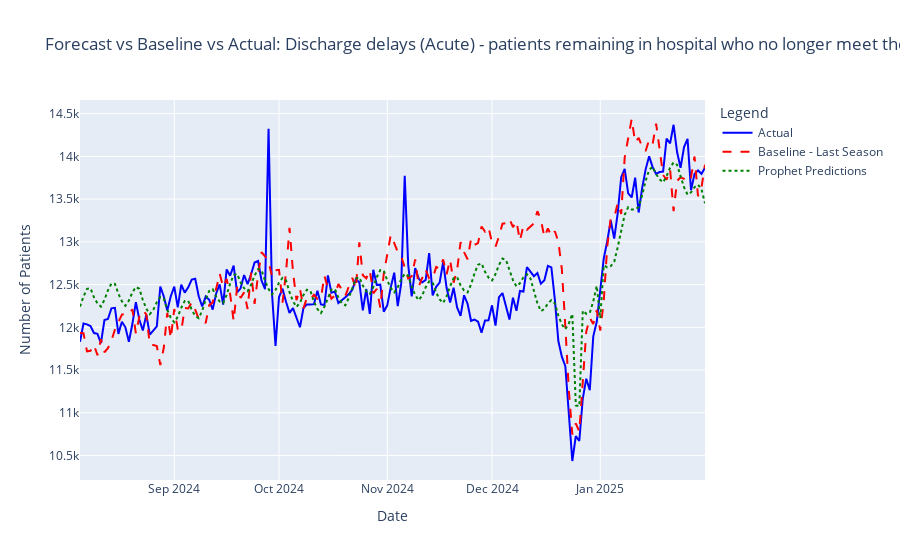

This figure's notebook cell:
### Code cell
import matplotlib.pyplot as plt
import plotly.graph_objects as go

# Create the figure
fig = go.Figure()

# Add actual data
fig.add_trace(go.Scatter(x=test["ds"], y=test["y"], mode='lines', name='Actual', line=dict(color='blue', width=2)))

# Add baseline data (last season)
fig.add_trace(go.Scatter(x=test["ds"], y=test["baseline_last_season"], mode='lines', name='Baseline - Last Season', 
                         line=dict(color='red', width=2, dash='dash')))

# Add Prophet predictions
fig.add_trace(go.Scatter(x=test["ds"], y=test["yhat"], mode='lines', name='Prophet Predictions', 
                         line=dict(color='green', width=2, dash='dot')))

# Update layout for better visibility and interactivity
fig.update_layout(
    title="Forecast vs Baseline vs Actual: Discharge delays (Acute) - patients remaining in hospital who no longer meet the criteria to reside",
    xaxis_title="Date",
    yaxis_title="Number of Patients",
    legend_title="Legend",
    xaxis=dict(showgrid=True, tickangle=0),
    yaxis=dict(showgrid=True),
    hovermode="x unified"
)



# Show the interactive plot
fig.show()

### Figure 1 — Plotly figure (JSON) as saved in the notebook; plotly's stock layout.template omitted (floating-point values rounded to 4 significant figures; data arrays with more than 128 entries replaced by an {"elided": "..."} marker saying what was removed)
{"data": [{"line": {"color": "blue", "width": 2}, "mode": "lines", "name": "Actual", "type": "scatter", "x": {"elided": "180 str values"}, "y": {"elided": "180 int values"}}, {"line": {"color": "red", "dash": "dash", "width": 2}, "mode": "lines", "name": "Baseline - Last Season", "type": "scatter", "x": {"elided": "180 str values"}, "y": {"elided": "180 int values"}}, {"line": {"color": "green", "dash": "dot", "width": 2}, "mode": "lines", "name": "Prophet Predictions", "type": "scatter", "x": {"elided": "180 str values"}, "y": {"elided": "180 float values"}}], "layout": {"hovermode": "x unified", "legend": {"title": {"text": "Legend"}}, "title": {"text": "Forecast vs Baseline vs Actual: Discharge delays (Acute) - patients remaining in hospital who no longer meet the criteria to reside"}, "xaxis": {"showgrid": true, "tickangle": 0, "title": {"text": "Date"}}, "yaxis": {"showgrid": true, "title": {"text": "Number of Patients"}}}}
